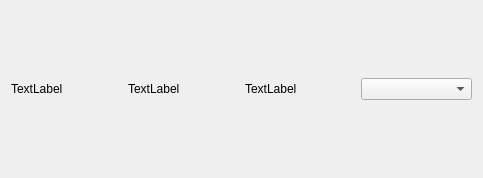
<?xml version="1.0" encoding="UTF-8"?>
<ui version="4.0">
 <class>Card_Form</class>
 <widget class="QWidget" name="Card_Form">
  <property name="geometry">
   <rect>
    <x>0</x>
    <y>0</y>
    <width>483</width>
    <height>178</height>
   </rect>
  </property>
  <property name="windowTitle">
   <string>Form</string>
  </property>
  <layout class="QHBoxLayout" name="horizontalLayout_2">
   <item>
    <layout class="QHBoxLayout" name="horizontalLayout">
     <item>
      <widget class="QLabel" name="label_image">
       <property name="text">
        <string>TextLabel</string>
       </property>
      </widget>
     </item>
     <item>
      <widget class="QLabel" name="label_name">
       <property name="text">
        <string>TextLabel</string>
       </property>
      </widget>
     </item>
     <item>
      <widget class="QLabel" name="label_price">
       <property name="text">
        <string>TextLabel</string>
       </property>
      </widget>
     </item>
     <item>
      <widget class="QComboBox" name="comboBox"/>
     </item>
    </layout>
   </item>
  </layout>
 </widget>
 <resources/>
 <connections/>
</ui>
